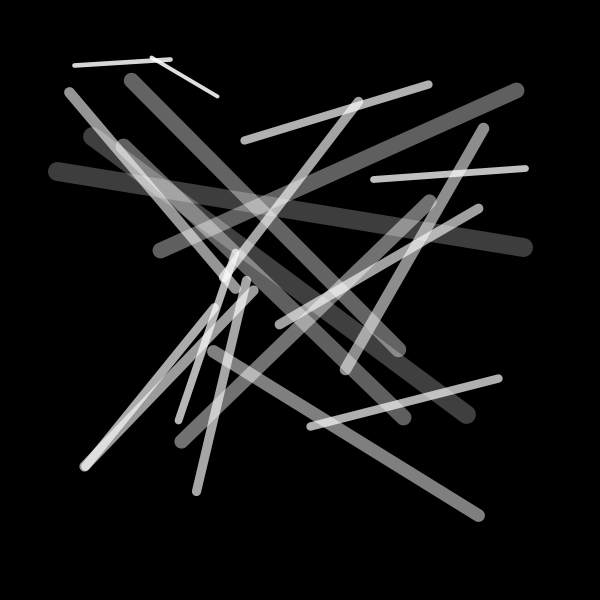
Frame 1 (no input)
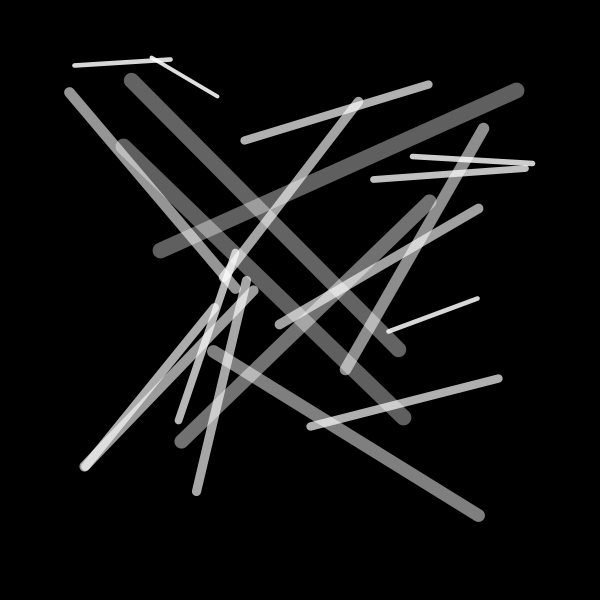
Frame 60 (the mouse pressed at the canvas centre just before this capture)
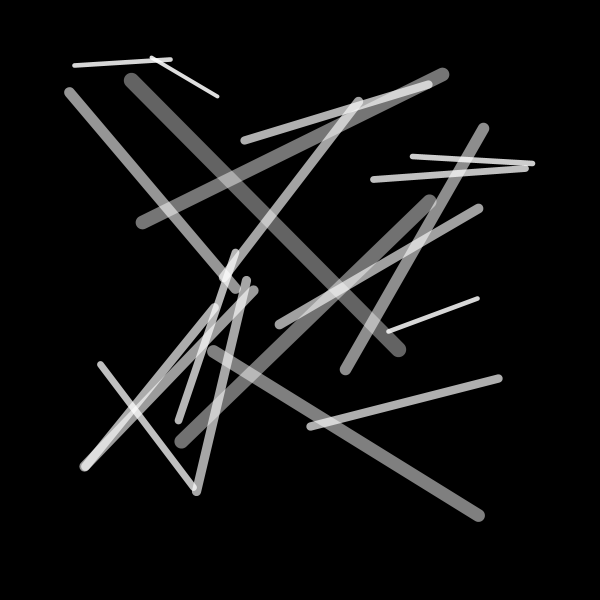
Frame 120 (the mouse held since frame 60 and released just before this capture)

The Processing sketch that drew these frames (run headless with seeded random() and noise(); from frame 60 on, the mouse is pressed at the canvas centre):

// Processing sketch: collection_objets
// ── collection_objets.pde
// renaud.jean-francois(arobas)uqam(point)ca
// Syntaxe Processing version 3.0
// dimanche, 4 octobre 2015

// Plus les lignes sont grandes, plus elles disparaissent rapidement.
// Dès qu’une ligne disparaît, une autre est créée.

ArrayList<Ligne> collectionLignes = new ArrayList<Ligne>();
int nbLignes = 20;
int zoneDessin = 500, marge;

void setup() {
  size(600, 600);
  marge = floor((width-zoneDessin)*0.5);

  for (int i = 0; i < nbLignes; i++) {
    PVector vTempA = new PVector(random(marge, marge+zoneDessin), random(marge, marge+zoneDessin), 0);
    PVector vTempB = new PVector(random(marge, marge+zoneDessin), random(marge, marge+zoneDessin), 0);
    collectionLignes.add(new Ligne(vTempA, vTempB, i));
  }
}

void draw() {
  background(0);

  // Boucle for() avec itération à reculons (i--)
  // Forme à privilégier dès que l’on supprime dynamiquement des éléments de la liste.
  // Valeur de départ à collectionLignes.size()-1
  // Valeur d’arrivée à >= 0
  for (int i = collectionLignes.size()-1; i >= 0; i--) {
    ((Ligne)collectionLignes.get(i)).update();
    ((Ligne)collectionLignes.get(i)).display();
  }
}

void mousePressed() {
  // Dans le style «Enhanced loop» :
  for (Ligne ligne : collectionLignes) { // nom classe, nom arbitraire pour instance temporaire, nom ArrayList
    println("Ligne #"+ligne.id+" : "+ligne.longueur);
  }
}
// ── Ligne.pde
class Ligne {
  // 1. variables membres
  PVector va, vb;
  color c;
  int id, alfa;
  float epaisseur, longueur, longueurMax, duree;

  // 2. Constructeur
  Ligne(PVector _va, PVector _vb, int _id) {
    va = _va.copy();
    vb = _vb.copy();
    id = _id;
    longueur = va.dist(vb);
    longueurMax = sqrt(zoneDessin*zoneDessin);
    duree = longueurMax-longueur;
    epaisseur = map(duree, 0, longueurMax, 20, 1);
    c = color(255);
    alfa = int(map(duree, 0, longueurMax, 50, 255));
    //duree *= 0.1;
  }

  // 3. Méthodes

  // Update pour la mise à jour des variables membres
  void update() {
    if (duree > 0) {
      duree--;
    } else {
      duree = 0;
    }
  }

  // Display pour les conditions d’affichage, ainsi que la gestion des objets de la ArrayList.
  void display() {
    if (duree > 0) {
      stroke(c, alfa);
      strokeWeight(epaisseur);
      noFill();
      line(va.x, va.y, vb.x, vb.y);
    } else {
      // IMPORTANT : les instructions qui suivent sont dans la dernière méthode appelée.
      // On retire l’instance (celle-là même concernée par ce code) de la liste.
      collectionLignes.remove(this);

      // On ajoute un nouvel objet à la fin du ArrayList :
      PVector vTempA = new PVector(random(marge, marge+zoneDessin), random(marge, marge+zoneDessin), 0);
      PVector vTempB = new PVector(random(marge, marge+zoneDessin), random(marge, marge+zoneDessin), 0);
      collectionLignes.add(new Ligne(vTempA, vTempB, id));

      // println(collectionLignes.size());
    }
  }
}
